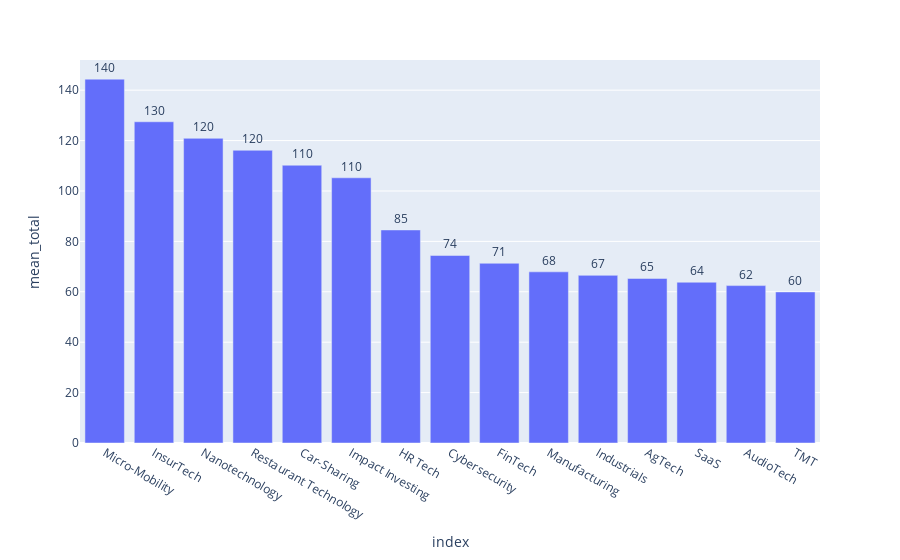

Notebook source saved alongside this figure:
### Code cell
# plotting with plotly bar chart
fig = px.bar(verticle_avg_top, y='mean_total', x='index', text='mean_total')
fig.update_traces(texttemplate='%{text:.2s}', textposition='outside')
fig.update_layout(uniformtext_minsize=8, uniformtext_mode='hide')
fig.show()

### Figure 1 — Plotly figure (JSON) as saved in the notebook; plotly's stock layout.template omitted (floating-point values rounded to 4 significant figures)
{"data": [{"alignmentgroup": "True", "hoverlabel": {"namelength": 0}, "hovertemplate": "index=%{x}<br>mean_total=%{text}", "legendgroup": "", "marker": {"color": "#636efa"}, "name": "", "offsetgroup": "", "orientation": "v", "showlegend": false, "text": [144.4, 127.5, 120.9, 116.1, 110.2, 105.2, 84.54, 74.41, 71.31, 67.91, 66.52, 65.29, 63.79, 62.45, 59.94], "textposition": "outside", "texttemplate": "%{text:.2s}", "type": "bar", "x": ["Micro-Mobility", "InsurTech", "Nanotechnology", "Restaurant Technology", "Car-Sharing", "Impact Investing", "HR Tech", "Cybersecurity", "FinTech", "Manufacturing", "Industrials", "AgTech", "SaaS", "AudioTech", "TMT"], "xaxis": "x", "y": [144.4, 127.5, 120.9, 116.1, 110.2, 105.2, 84.54, 74.41, 71.31, 67.91, 66.52, 65.29, 63.79, 62.45, 59.94], "yaxis": "y"}], "layout": {"barmode": "relative", "legend": {"tracegroupgap": 0}, "margin": {"t": 60}, "uniformtext": {"minsize": 8, "mode": "hide"}, "xaxis": {"anchor": "y", "domain": [0, 1], "title": {"text": "index"}}, "yaxis": {"anchor": "x", "domain": [0, 1], "title": {"text": "mean_total"}}}}
